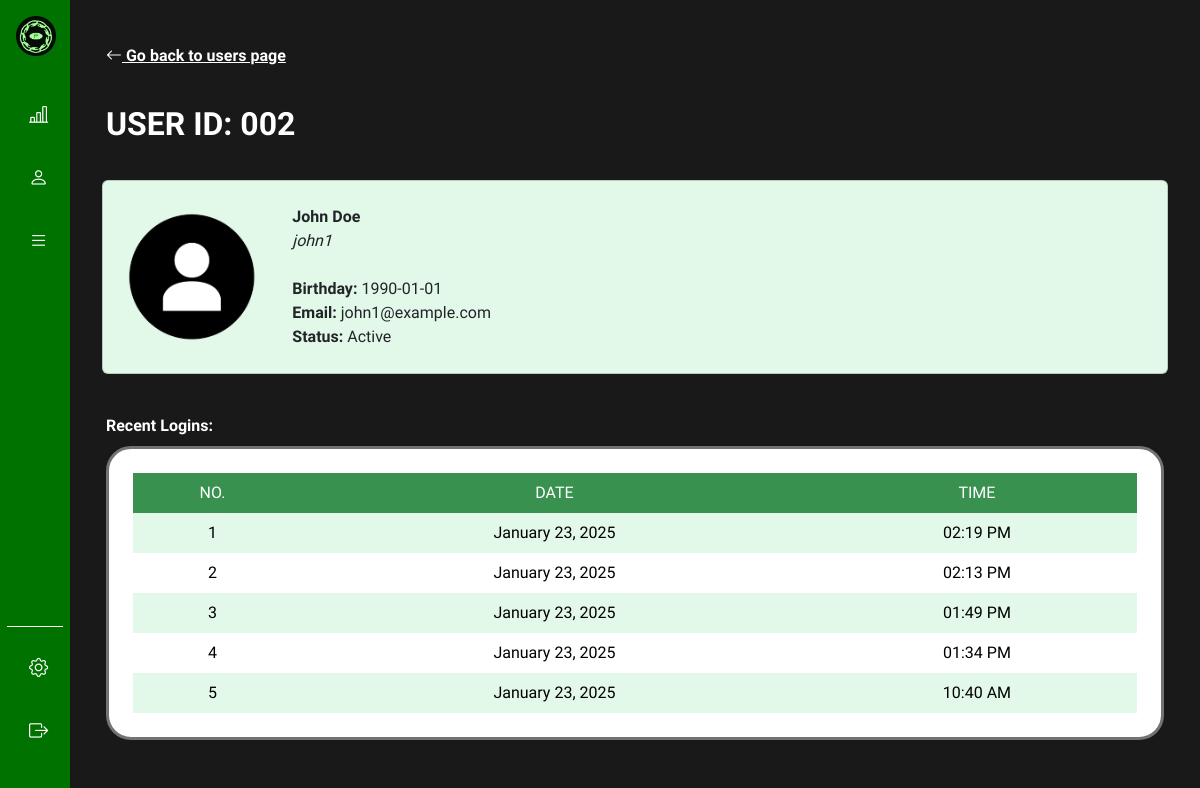
Page /admin/view.php?id=2 (signed in) on the committed database.
### tables this page shows
CREATE TABLE `users` (
  `userID` int(11) NOT NULL,
  `username` varchar(30) NOT NULL,
  `email` varchar(50) NOT NULL,
  `password` varchar(20) NOT NULL,
  `firstName` varchar(30) NOT NULL,
  `lastName` varchar(30) NOT NULL,
  `birthday` date NOT NULL,
  `dateCreated` timestamp(6) NOT NULL DEFAULT current_timestamp(6) ON UPDATE current_timestamp(6),
  `profilePicture` varchar(25) DEFAULT NULL,
  `role` varchar(10) NOT NULL DEFAULT 'user'
);

### connect.php (called while the page is built, shortened)
<?php
  function executeQuery($query){
    $conn = $GLOBALS['conn'];
    return mysqli_query($conn, $query);
  }
?>

### assets/php/classes.php (the view, shortened to what this page needs)
<?php
class User
{
    public $firstName;
    public $lastName;
    public $username;
    public $birthday;
    public $email;
    public $status;
    public $profilePicture;
    public function queryUserInfo($userID)
    {
        $userQuery = "SELECT users.*, logins.loginDate AS recentLogin FROM users
        LEFT JOIN logins ON users.userID = logins.userID
        WHERE users.userID = '$userID' AND users.role = 'user' AND logins.loginDate = (
            SELECT MAX(loginDate)
            FROM logins
            WHERE logins.userID = users.userID)
        ORDER BY users.userID";
        $this->userResult = executeQuery($userQuery);
    }
    public function setAttributes($userRow)
    {
        $this->userID = $userRow['userID'];
        $this->firstName = $userRow['firstName'];
        $this->lastName = $userRow['lastName'];
        $this->username = $userRow['username'];
        $this->recentLogin = $userRow['recentLogin'];
        $this->birthday = $userRow['birthday'];
        $this->email = $userRow['email'];
        $this->profilePicture = ($userRow['profilePicture']) ? $userRow['profilePicture'] : "defaultProfile.png";
        $this->status = (strtotime($this->recentLogin) > strtotime('-30 days')) ? "Active" : "Inactive";
    }
    public function createCard()
    {
        return '
        <div class="card stat-card w-100">
            <div class="row py-2">
                <div class="col-12 col-md-2 p-2 d-flex justify-content-center align-items-center">
                    <img src="../assets/images/userProfile/' . $this->profilePicture . '" alt="Profile Picture"
                        class="rounded-circle img-fluid" width="150" height="140">
                </div>
                <div class="col-12 col-md-10 pt-3 d-flex justify-content-start align-items-center">
                    <ul class="list-unstyled">
                        <li><b>' . $this->firstName . " " . $this->lastName . '</b></li>
                        <li><i>' . $this->username . '</i></li>
                        <br>
                        <li><b>Birthday:</b> ' . $this->birthday . '</li>
                        <li><b>Email:</b> ' . $this->email . '</li>
                        <li><b>Status:</b> ' . $this->status . '</li>
                    </ul>
                </div>
            </div>
        </div>
        ';
    }
    public function showRecentLogins($userID)
    {
        $loginsQuery = "SELECT * FROM logins WHERE userID = '$userID' AND loginDate >= NOW() - INTERVAL 30 DAY ORDER BY loginDate DESC";
        $loginsResult = executeQuery($loginsQuery);
        $loginRows = '';
        $loginNo = 1;
        if (mysqli_num_rows($loginsResult) > 0) {
            while ($loginRow = mysqli_fetch_assoc($loginsResult)) {
                $loginDate = date('F j, Y', strtotime($loginRow['loginDate']));
                $loginTime = date('h:i A', strtotime($loginRow['loginDate']));
                $loginRows .= '
                <tr class="text-center align-middle">
                    <td scope="row">' . $loginNo . '</td>
                    <td>' . $loginDate . '</td>
                    <td>' . $loginTime . '</td>
                </tr>
                ';
                $loginNo++;
            }
            return $loginRows;
        } else {
            return '
            <tr class="text-center align-middle">
                <td colspan="100%">No recent logins found.</td>
            </tr>
            ';
        }
    }
}
?>

### admin/view.php (shortened to what this page needs)
<?php
include("../connect.php");
include("../assets/php/classes.php");
$userID = $_SESSION['userID'];
if(isset($_GET['id'])) {
    $userID = $_GET['id'];
    $userInfo = new User();
    $userInfo->queryUserInfo($userID);
    if(mysqli_num_rows($userInfo->userResult) > 0) {
        $userRow = mysqli_fetch_assoc($userInfo->userResult);
        $userInfo->setAttributes($userRow);
    } else {
        header("Location: users.php");
    }
} else {
    header("Location: users.php");
}
?>
<!doctype html>
<html lang="en">
<head>
    <link href="https://cdn.jsdelivr.net/npm/bootstrap-icons/font/bootstrap-icons.css" rel="stylesheet">
    <link href="https://cdn.jsdelivr.net/npm/bootstrap@5.3.3/dist/css/bootstrap.min.css" rel="stylesheet"
>
    <link rel="stylesheet" href="../assets/css/sidebar.css">
    <link rel="stylesheet" href="../assets/css/style.css">
</head>
<body>
    <?php include('../assets/shared/sidebar.php'); ?>
    <div class="main px-2 px-md-0"
        style="background-color: #191919 !important; color: white !important; margin-left: 70px; transition: margin-left 0.25s ease-in-out;">
        <div class="container-fluid">
            <div class="row pt-5 p-md-4">
                <div class="col-12">
                    <a href="users.php">
                        <div class="text-center text-sm-start pb-3" style="color:white; text-decoration:underline;"><i
                                class="bi bi-arrow-left"></i>
                            <b>Go back to users page</b>
                        </div>
                    </a>
                </div>
                <div class="col-12 my-3">
                    <div class="heading text-center text-sm-start">
                        USER ID: <?php echo sprintf('%03d', $userInfo->userID); ?>
                    </div>
                </div>
                <div class="col-12 my-3">
                    <div class="row mb-4 px-2 d-flex justify-content-center align-items-center">
                        <?php echo $userInfo->createCard(); ?>
                    </div>
                </div>
                <div class="col-12 mb-2">
                    <div><b>Recent Logins:</b></div>
                </div>
                <div class="col-12">
                    <div class="card card-container p-4">
                        <div class="row">
                            <div class="table-responsive" style="max-height: 650px; overflow-y: auto;">
                                <table class="table table-striped table-borderless m-0">
                                    <thead class="text-center align-middle">
                                        <tr>
                                            <th scope="col">NO.</th>
                                            <th scope="col">DATE</th>
                                            <th scope="col">TIME</th>
                                        </tr>
                                    </thead>
                                    <tbody>
                                        <?php echo $userInfo->showRecentLogins($userID) ?>
                                    </tbody>
                                </table>
                            </div>
                        </div>
                    </div>
                </div>
            </div>
        </div>
    </div>
</body>
</html>

### assets/css/sidebar.css (style rules this page uses)
:root { --primaryFont: "Lexend Exa", sans-serif; --primaryColor: #39914f; --secondaryColor: #4ad66d; --darkColor: #1a7431; --lightColor: #c9f1c2; --linkHoverColor: #e2f8e8; --borderColor: #747373; --sidebarBg: #007200; --hoverBg: #191919; }
body { font-family: var(--primaryFont); width: 100%; position: relative; }
a { text-decoration: none; }
li { list-style: none; }
.main { min-height: 100vh; width: calc(100% - 70px); transition: all 0.35s ease-in-out; background-color: #fafbfe; margin-left: 70px; padding: 20px; }

### assets/css/style.css (style rules this page uses)
:root { --primaryFont: "Lexend Exa", sans-serif; --primaryColor: #39914f; --secondaryColor: #4ad66d; --darkColor: #1a7431; --lightColor: #c9f1c2; --linkHoverColor: #e2f8e8; --borderColor: #747373; }
body { font-family: var(--primaryFont); }
.heading { font-size: 2rem; font-weight: bolder; }
.stat-card { background-color: var(--linkHoverColor) !important; }
.card-container { border: 3px solid var(--borderColor); border-radius: 25px; }
.table-striped>tbody>tr:nth-of-type(odd)>* { --bs-table-bg-type: #E2F8E8; }
th { background-color: var(--primaryColor) !important; color: #fff !important; font-weight: normal; }

### rows in the picture
users: userID "002", firstName "John", lastName "Doe", username "john1", birthday "1990-01-01", email "john1@example.com"

### other values in the picture
$this->status "Active"
$loginDate "January 23, 2025"
$loginTime "02:19 PM"
$loginTime "02:13 PM"
$loginTime "01:49 PM"
$loginTime "01:34 PM"
$loginTime "10:40 AM"
